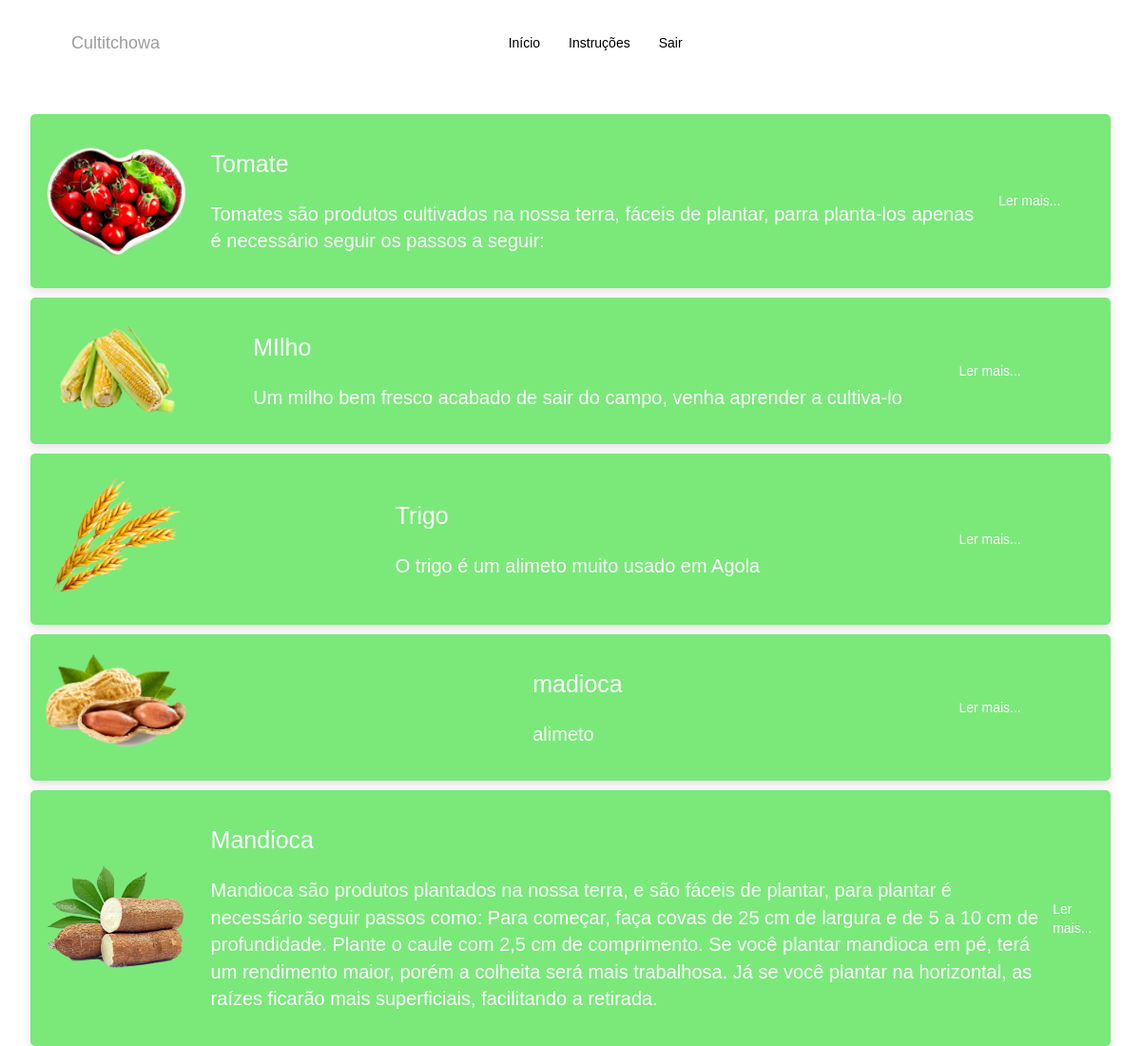
Screenshot of /pesquisa.php with the database file from the repository.
### tables this page shows
CREATE TABLE `products` (
  `id` int(11) NOT NULL,
  `name` varchar(100) NOT NULL,
  `price` varchar(10000) NOT NULL,
  `image` varchar(1000) NOT NULL
);

### pesquisa.php (the view, shortened to what this page needs)
<?php
include 'config.php';
?>
<!DOCTYPE html>
<html lang="en">
<head>
    <link rel="stylesheet" href="https://maxcdn.bootstrapcdn.com/bootstrap/3.4.1/css/bootstrap.min.css">
    <link href="bootstrap/css/bootstrap.min.css" rel="stylesheet">
    <link rel="stylesheet" href="css/style.css">
    <link rel="stylesheet" href="styles/style.css">
    <link rel="stylesheet" href="css/admin2.css">
</head>
<body>
    <nav class="navbar navbar-inverse" style="padding: 20px 60px; background: none;border: none;">
        <div class="container-fluid">
          <div class="navbar-header">
            <a class="navbar-brand" href="#">Cultitchowa</a>
          </div>
          <div class="collapse navbar-collapse" id="myNavbar">
            <ul class="nav navbar-nav" style="margin-left: 33%;">
              <li><a href="inicio.php" style="color: black;">Início</a></li>
              <li><a href="pesquisa.php"  style="color: black;">Instruções</a></li>
              <li><a href="index.php"  style="color: black;">Sair</a></li>
            </ul>
          </div>
        </div>
      </nav>
    <section class="show-products">
        <div class="box-container">
            <?php
            $select_products = mysqli_query($conn, "SELECT * FROM `products`") or die('query faild');
            if (mysqli_num_rows($select_products)>0) {
                while ($fetch_products = mysqli_fetch_assoc($select_products)) {
            ?>
            <div class="box">
                <a href="pesquisa.php?update=<?php echo $fetch_products['id']; ?>"><img src="uploaded_img/<?php echo $fetch_products['image']; ?>" alt="" data-search="<?php echo $fetch_products['name']; ?>" id="<?php echo $fetch_products['id']; ?>"></a>
                <div class="conteudo">
                <div class="price"><?php echo $fetch_products['name']; ?></div>
                <div class="name"><?php echo $fetch_products['price']; ?></div>
                </div>
                <a href="pesquisa.php?update=<?php echo $fetch_products['id']; ?>" class="link">Ler mais...</a>
            </div>
            <?php
             }
            }else {
                echo '<p class="empty">Ainda não foi adicionado nenhum produto</p>';
            }
            ?>
        </div>
    </section>
</body>
</html>

### css/style.css (style rules this page uses)
:root { --purple: rgb(122, 233, 122); --red: rgb(122, 233, 122); --orange: #f39c12; --black: #333; --white: #fff; --light-color: #666; --light-white: #ccc; --light-bg: #f5f5f5; --border: 1px solid #333; --box-shadow: 0 .5rem 1rem rgba(0, 0, 0, .1); }
* { font-family: 'Rubik', sans-serif; margin: 0;padding: 0; box-sizing: border-box; outline: none;border: none; text-decoration: none; transition: all .2s linear; }
html { font-size: 62.5%; overflow-x: hidden; }
section { padding: 3rem 2rem; }

### styles/style.css (style rules this page uses)
* { padding: 0; margin: 0; box-sizing: border-box; }
*, button, input { font-family: --apple-system, Ubuntu, Arial, Helvetica, sans-serif; }
*, li { list-style: none; }

### css/admin2.css (style rules this page uses)
:root { --purple: rgb(122, 233, 122); --red: rgb(122, 233, 122); --vermelho: rgb(122, 233, 122); --orange: #f39c12; --black: #333; --white: #fff; --light-color: #666; --light-white: #ccc; --light-bg: #f5f5f5; --border: 1px solid #333; --box-shadow: 0 .5rem 1rem rgba(0, 0, 0, .1); }
* { font-family: 'Rubik', sans-serif; margin: 0;padding: 0; box-sizing: border-box; outline: none;border: none; text-decoration: none; transition: all .2s linear; }
html { font-size: 62.5%; overflow-x: hidden; }
.show-products .box-container { width: 98%; height: 130px; margin: 0 auto; }
.show-products { padding-top: 10px; }
.show-products .box-container .box { display: flex; align-items: center; justify-content: space-between; border-radius: .5rem; box-shadow: var(--box-shadow); background-color: var(--purple); padding: 15px; overflow: hidden; color: var(--white); margin-bottom: 10px; }
.show-products .box-container .box .link { color: #fff; width: 150px; padding: 5px; }
.show-products .box-container .box .conteudo { padding: 10px; }
.show-products .box-container .box img { width: 150px; margin-right: 15px; }
.show-products .box-container .box .name { padding: 1rem 0; font-size: 2rem; color: var(--white); }
.show-products .box-container .box .price { padding: 1rem 0; font-size: 2.5rem; color: var(--white); }

### rows the page displays
products: image (picture), name "Tomate", price "Tomates são produtos cultivados na nossa terra, fáceis de plantar, parra planta-los apenas é necessário seguir os passos a seguir:"
products: image (picture), name "MIlho", price "Um milho bem fresco acabado de sair do campo, venha aprender a cultiva-lo"
products: image (picture), name "Trigo", price "O trigo é um alimeto muito usado em Agola"
products: image (picture), name "madioca", price "alimeto"
products: image (picture), name "Mandioca", price "Mandioca são produtos plantados na nossa terra, e são fáceis de plantar, para plantar é necessário seguir passos como: Para começar, faça covas de 25 cm de largura e de 5 a 10 cm de profundidade. Plante o caule com 2,5 cm de comprimento. Se você plantar mandioca em pé, terá um rendimento maior, porém a colheita será mais trabalhosa. Já se você plantar na horizontal, as raízes ficarão mais superficiais, facilitando a retirada."
